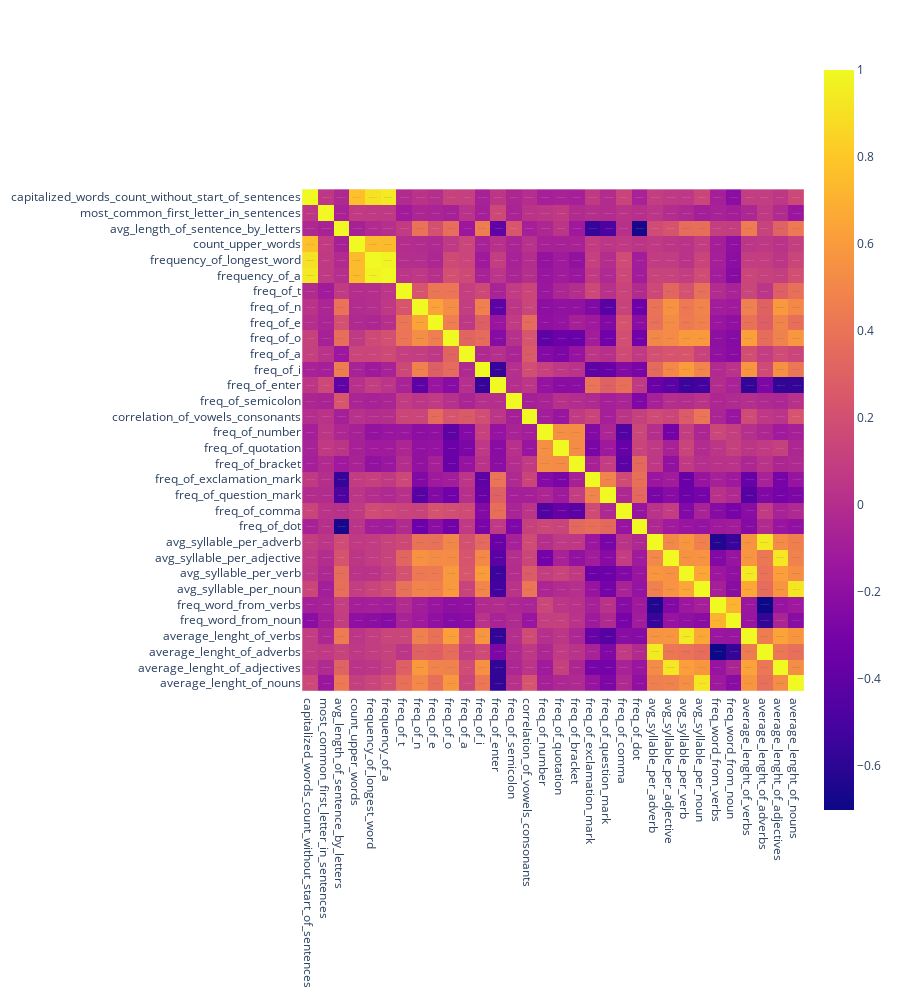

Source (notebook cell):
### Code cell
import plotly.express as px

fig = px.imshow(df.drop(columns=["targets"]).corr(), text_auto=True)
fig.update_layout(height=1000)
fig.show()

### Figure 1 — Plotly figure (JSON) as saved in the notebook; plotly's stock layout.template omitted (floating-point values rounded to 4 significant figures; data arrays with more than 128 entries replaced by an {"elided": "..."} marker saying what was removed)
{"data": [{"coloraxis": "coloraxis", "name": "0", "texttemplate": "%{z}", "x": ["capitalized_words_count_without_start_of_sentences", "most_common_first_letter_in_sentences", "avg_length_of_sentence_by_letters", "count_upper_words", "frequency_of_longest_word", "frequency_of_a", "freq_of_t", "freq_of_n", "freq_of_e", "freq_of_o", "freq_of_a", "freq_of_i", "freq_of_enter", "freq_of_semicolon", "correlation_of_vowels_consonants", "freq_of_number", "freq_of_quotation", "freq_of_bracket", "freq_of_exclamation_mark", "freq_of_question_mark", "freq_of_comma", "freq_of_dot", "avg_syllable_per_adverb", "avg_syllable_per_adjective", "avg_syllable_per_verb", "avg_syllable_per_noun", "freq_word_from_verbs", "freq_word_from_noun", "average_lenght_of_verbs", "average_lenght_of_adverbs", "average_lenght_of_adjectives", "average_lenght_of_nouns"], "y": ["capitalized_words_count_without_start_of_sentences", "most_common_first_letter_in_sentences", "avg_length_of_sentence_by_letters", "count_upper_words", "frequency_of_longest_word", "frequency_of_a", "freq_of_t", "freq_of_n", "freq_of_e", "freq_of_o", "freq_of_a", "freq_of_i", "freq_of_enter", "freq_of_semicolon", "correlation_of_vowels_consonants", "freq_of_number", "freq_of_quotation", "freq_of_bracket", "freq_of_exclamation_mark", "freq_of_question_mark", "freq_of_comma", "freq_of_dot", "avg_syllable_per_adverb", "avg_syllable_per_adjective", "avg_syllable_per_verb", "avg_syllable_per_noun", "freq_word_from_verbs", "freq_word_from_noun", "average_lenght_of_verbs", "average_lenght_of_adverbs", "average_lenght_of_adjectives", "average_lenght_of_nouns"], "z": {"elided": "32x32 float values"}, "type": "heatmap", "xaxis": "x", "yaxis": "y", "hovertemplate": "x: %{x}<br>y: %{y}<br>color: %{z}<extra></extra>"}], "layout": {"xaxis": {"anchor": "y", "domain": [0.0, 1.0], "scaleanchor": "y", "constrain": "domain"}, "yaxis": {"anchor": "x", "domain": [0.0, 1.0], "autorange": "reversed", "constrain": "domain"}, "coloraxis": {"colorscale": [[0.0, "#0d0887"], [0.1111, "#46039f"], [0.2222, "#7201a8"], [0.3333, "#9c179e"], [0.4444, "#bd3786"], [0.5556, "#d8576b"], [0.6667, "#ed7953"], [0.7778, "#fb9f3a"], [0.8889, "#fdca26"], [1.0, "#f0f921"]]}, "margin": {"t": 60}, "height": 1000}}
